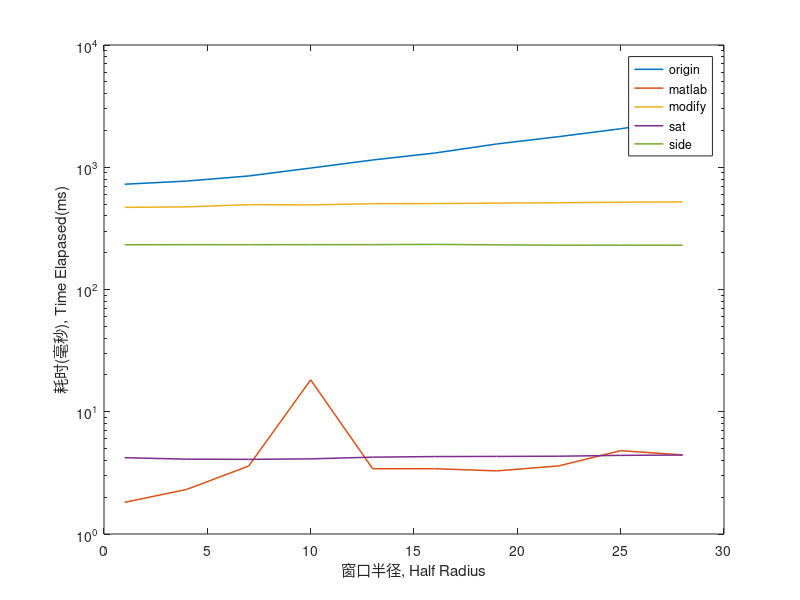

This chart was generated by the following MATLAB code: (Note: this script raises an error after producing the figure.)
close all; clear; clc;
addpath('../padding/');

if ~exist('time_elapased.mat', 'file')
    im = imread('./src/lena.jpg');
    gray = rgb2gray(im);

    % time test
    step = 3;
    radius = 1:step:30;
    run_times_origin = zeros(length(radius), 1);
    idx = 1;
    for r = radius
        time_start = tic;
        for i = 1:10
            filtered = meanFilter(gray, r);
        end
        time_elapased = toc(time_start);
        run_times_origin(idx) = time_elapased/10;
        idx = idx + 1;
    end
    run_times_matlab = zeros(length(radius), 1);
    idx = 1;
    for r = radius
        time_start = tic;
        for i = 1:10
            h = ones(2*r+1, 2*r+1) / ((2*r+1) * (2*r+1));
            filtered = imfilter(gray, h, 'replicate');
        end
        time_elapased = toc(time_start);
        run_times_matlab(idx) = time_elapased/10;
        idx = idx + 1;
    end
    run_times_modify = zeros(length(radius), 1);
    idx = 1;
    for r = radius
        time_start = tic;
        for i = 1:10
            filtered = meanFilterModify(gray, r);
        end
        time_elapased = toc(time_start);
        run_times_modify(idx) = time_elapased/10;
        idx = idx + 1;
    end
    run_times_sat = zeros(length(radius), 1);
    idx = 1;
    for r = radius
        time_start = tic;
        for i = 1:10
            filtered = meanFilterSat(gray, r);
        end
        time_elapased = toc(time_start);
        run_times_sat(idx) = time_elapased/10;
        idx = idx + 1;
    end
    run_times_side = zeros(length(radius), 1);
    idx = 1;
    for r = radius
        time_start = tic;
        for i = 1:10
            filtered = meanFilterSatSideWindow(gray, r);
        end
        time_elapased = toc(time_start);
        run_times_side(idx) = time_elapased/10;
        idx = idx + 1;
    end
    save('time_elapased.mat', 'run_times_origin', 'run_times_matlab', 'run_times_modify', 'run_times_sat', 'run_times_side', 'radius')
else
    load time_elapased.mat
end

% plot
semilogy(radius, run_times_origin*1000, 'LineWidth', 1.1)
hold on,
semilogy(radius, run_times_matlab*1000, 'LineWidth', 1.1)
semilogy(radius, run_times_modify*1000, 'LineWidth', 1.1)
semilogy(radius, run_times_sat*1000, 'LineWidth', 1.1)
semilogy(radius, run_times_side*1000, 'LineWidth', 1.1)
legend('origin', 'matlab', 'modify', 'sat', 'side')
xlabel('窗口半径, Half Radius')
ylabel('耗时(毫秒), Time Elapased(ms)')
ax = gca;
outerpos = ax.OuterPosition;
ti = ax.TightInset;
left = outerpos(1) + ti(1);
bottom = outerpos(2) + ti(2);
ax_width = outerpos(3) - ti(1) - ti(3);
ax_height = outerpos(4) - ti(2) - ti(4);
ax.Position = [left bottom ax_width ax_height];

set(gca, 'color', 'none');
fig_rgb = getframe(gcf);
fig_rgb = fig_rgb.cdata;
alpha = ones(size(fig_rgb, 1), size(fig_rgb, 2));
fig_gray = rgb2gray(fig_rgb);
alpha(fig_gray==240) = 0;
imwrite(fig_rgb, 'time_elapased_cmp.png', 'Alpha', alpha);
